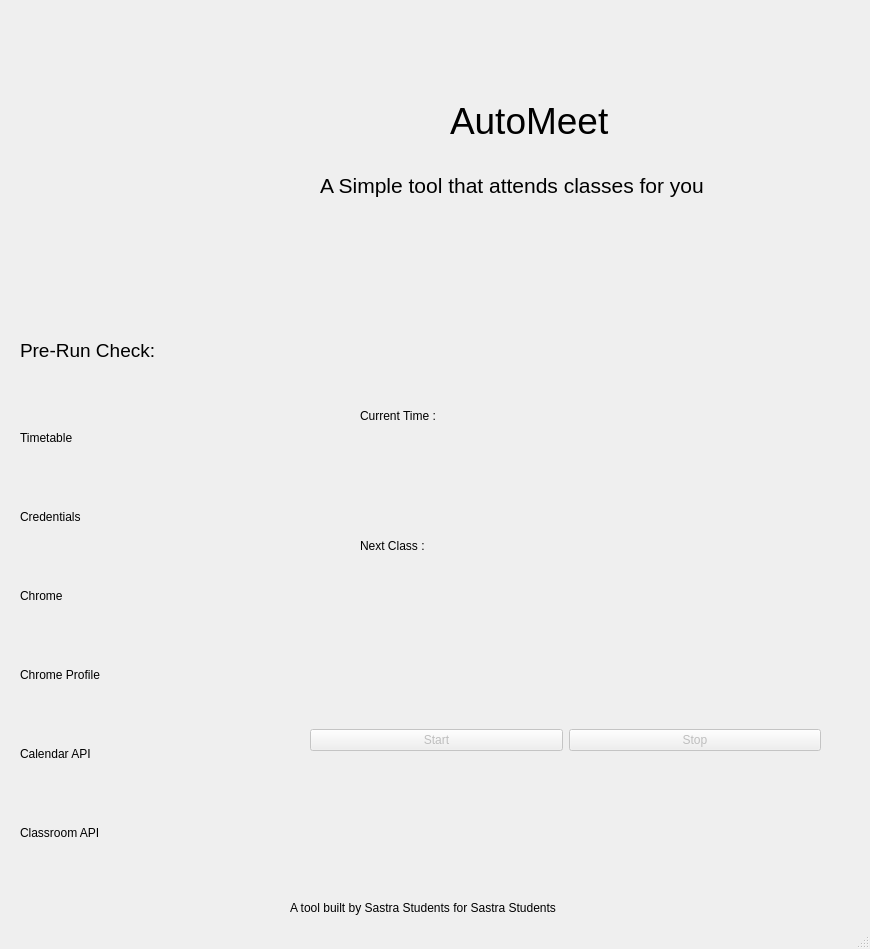
<?xml version="1.0" encoding="UTF-8"?>
<ui version="4.0">
 <class>AutoMeet</class>
 <widget class="QMainWindow" name="AutoMeet">
  <property name="geometry">
   <rect>
    <x>0</x>
    <y>0</y>
    <width>870</width>
    <height>949</height>
   </rect>
  </property>
  <property name="windowTitle">
   <string>AutoMeet</string>
  </property>
  <property name="windowIcon">
   <iconset>
    <normaloff>../automeet.png</normaloff>../automeet.png</iconset>
  </property>
  <widget class="QWidget" name="centralwidget">
   <widget class="QLabel" name="icon">
    <property name="geometry">
     <rect>
      <x>20</x>
      <y>-10</y>
      <width>281</width>
      <height>351</height>
     </rect>
    </property>
    <property name="text">
     <string/>
    </property>
    <property name="pixmap">
     <pixmap>../automeet.png</pixmap>
    </property>
   </widget>
   <widget class="QLabel" name="title">
    <property name="geometry">
     <rect>
      <x>450</x>
      <y>90</y>
      <width>211</width>
      <height>61</height>
     </rect>
    </property>
    <property name="font">
     <font>
      <pointsize>28</pointsize>
     </font>
    </property>
    <property name="text">
     <string>AutoMeet</string>
    </property>
    <property name="textFormat">
     <enum>Qt::PlainText</enum>
    </property>
   </widget>
   <widget class="QLabel" name="subtitle">
    <property name="geometry">
     <rect>
      <x>320</x>
      <y>160</y>
      <width>571</width>
      <height>51</height>
     </rect>
    </property>
    <property name="font">
     <font>
      <pointsize>16</pointsize>
     </font>
    </property>
    <property name="text">
     <string>A Simple tool that attends classes for you</string>
    </property>
   </widget>
   <widget class="QLabel" name="prerun">
    <property name="geometry">
     <rect>
      <x>20</x>
      <y>330</y>
      <width>171</width>
      <height>41</height>
     </rect>
    </property>
    <property name="font">
     <font>
      <pointsize>14</pointsize>
     </font>
    </property>
    <property name="text">
     <string>Pre-Run Check:</string>
    </property>
   </widget>
   <widget class="QWidget" name="gridLayoutWidget">
    <property name="geometry">
     <rect>
      <x>20</x>
      <y>400</y>
      <width>223</width>
      <height>471</height>
     </rect>
    </property>
    <layout class="QGridLayout" name="gridLayout">
     <item row="0" column="0">
      <widget class="QLabel" name="label_6">
       <property name="text">
        <string>Timetable</string>
       </property>
      </widget>
     </item>
     <item row="3" column="0">
      <widget class="QLabel" name="label_2">
       <property name="text">
        <string>Chrome Profile</string>
       </property>
      </widget>
     </item>
     <item row="1" column="0">
      <widget class="QLabel" name="label">
       <property name="text">
        <string>Credentials</string>
       </property>
      </widget>
     </item>
     <item row="2" column="0">
      <widget class="QLabel" name="label_3">
       <property name="text">
        <string>Chrome</string>
       </property>
      </widget>
     </item>
     <item row="5" column="0">
      <widget class="QLabel" name="label_4">
       <property name="text">
        <string>Calendar API</string>
       </property>
      </widget>
     </item>
     <item row="2" column="1">
      <layout class="QHBoxLayout" name="horizontalLayout_3">
       <item>
        <widget class="QLabel" name="chrome_cross">
         <property name="maximumSize">
          <size>
           <width>50</width>
           <height>50</height>
          </size>
         </property>
         <property name="text">
          <string/>
         </property>
         <property name="pixmap">
          <pixmap>../../../GUI Images/cross.png</pixmap>
         </property>
         <property name="scaledContents">
          <bool>true</bool>
         </property>
        </widget>
       </item>
       <item>
        <widget class="QLabel" name="chrome_tick">
         <property name="maximumSize">
          <size>
           <width>70</width>
           <height>70</height>
          </size>
         </property>
         <property name="sizeIncrement">
          <size>
           <width>0</width>
           <height>0</height>
          </size>
         </property>
         <property name="text">
          <string/>
         </property>
         <property name="pixmap">
          <pixmap>../../../GUI Images/green_tick.png</pixmap>
         </property>
         <property name="scaledContents">
          <bool>true</bool>
         </property>
        </widget>
       </item>
      </layout>
     </item>
     <item row="1" column="1">
      <layout class="QHBoxLayout" name="horizontalLayout_2">
       <item>
        <widget class="QLabel" name="cred_cross">
         <property name="maximumSize">
          <size>
           <width>50</width>
           <height>50</height>
          </size>
         </property>
         <property name="text">
          <string/>
         </property>
         <property name="pixmap">
          <pixmap>../../../GUI Images/cross.png</pixmap>
         </property>
         <property name="scaledContents">
          <bool>true</bool>
         </property>
        </widget>
       </item>
       <item>
        <widget class="QLabel" name="cred_tick">
         <property name="maximumSize">
          <size>
           <width>70</width>
           <height>70</height>
          </size>
         </property>
         <property name="sizeIncrement">
          <size>
           <width>0</width>
           <height>0</height>
          </size>
         </property>
         <property name="text">
          <string/>
         </property>
         <property name="pixmap">
          <pixmap>../../../GUI Images/green_tick.png</pixmap>
         </property>
         <property name="scaledContents">
          <bool>true</bool>
         </property>
        </widget>
       </item>
      </layout>
     </item>
     <item row="0" column="1">
      <layout class="QHBoxLayout" name="horizontalLayout">
       <item>
        <widget class="QLabel" name="tt_cross">
         <property name="maximumSize">
          <size>
           <width>50</width>
           <height>50</height>
          </size>
         </property>
         <property name="text">
          <string/>
         </property>
         <property name="pixmap">
          <pixmap>../../../GUI Images/cross.png</pixmap>
         </property>
         <property name="scaledContents">
          <bool>true</bool>
         </property>
        </widget>
       </item>
       <item>
        <widget class="QLabel" name="tt_tick">
         <property name="maximumSize">
          <size>
           <width>70</width>
           <height>70</height>
          </size>
         </property>
         <property name="sizeIncrement">
          <size>
           <width>0</width>
           <height>0</height>
          </size>
         </property>
         <property name="text">
          <string/>
         </property>
         <property name="pixmap">
          <pixmap>../../../GUI Images/green_tick.png</pixmap>
         </property>
         <property name="scaledContents">
          <bool>true</bool>
         </property>
        </widget>
       </item>
      </layout>
     </item>
     <item row="6" column="0">
      <widget class="QLabel" name="label_5">
       <property name="text">
        <string>Classroom API</string>
       </property>
      </widget>
     </item>
     <item row="3" column="1">
      <layout class="QHBoxLayout" name="horizontalLayout_4">
       <item>
        <widget class="QLabel" name="prof_cross">
         <property name="maximumSize">
          <size>
           <width>50</width>
           <height>50</height>
          </size>
         </property>
         <property name="text">
          <string/>
         </property>
         <property name="pixmap">
          <pixmap>../../../GUI Images/cross.png</pixmap>
         </property>
         <property name="scaledContents">
          <bool>true</bool>
         </property>
        </widget>
       </item>
       <item>
        <widget class="QLabel" name="prof_tick">
         <property name="maximumSize">
          <size>
           <width>70</width>
           <height>70</height>
          </size>
         </property>
         <property name="sizeIncrement">
          <size>
           <width>0</width>
           <height>0</height>
          </size>
         </property>
         <property name="text">
          <string/>
         </property>
         <property name="pixmap">
          <pixmap>../../../GUI Images/green_tick.png</pixmap>
         </property>
         <property name="scaledContents">
          <bool>true</bool>
         </property>
        </widget>
       </item>
      </layout>
     </item>
     <item row="5" column="1">
      <layout class="QHBoxLayout" name="horizontalLayout_5">
       <item>
        <widget class="QLabel" name="cal_cross">
         <property name="maximumSize">
          <size>
           <width>50</width>
           <height>50</height>
          </size>
         </property>
         <property name="text">
          <string/>
         </property>
         <property name="pixmap">
          <pixmap>../../../GUI Images/cross.png</pixmap>
         </property>
         <property name="scaledContents">
          <bool>true</bool>
         </property>
        </widget>
       </item>
       <item>
        <widget class="QLabel" name="cal_tick">
         <property name="maximumSize">
          <size>
           <width>70</width>
           <height>70</height>
          </size>
         </property>
         <property name="sizeIncrement">
          <size>
           <width>0</width>
           <height>0</height>
          </size>
         </property>
         <property name="text">
          <string/>
         </property>
         <property name="pixmap">
          <pixmap>../../../GUI Images/green_tick.png</pixmap>
         </property>
         <property name="scaledContents">
          <bool>true</bool>
         </property>
        </widget>
       </item>
      </layout>
     </item>
     <item row="6" column="1">
      <layout class="QHBoxLayout" name="horizontalLayout_6">
       <item>
        <widget class="QLabel" name="class_cross">
         <property name="maximumSize">
          <size>
           <width>50</width>
           <height>50</height>
          </size>
         </property>
         <property name="text">
          <string/>
         </property>
         <property name="pixmap">
          <pixmap>../../../GUI Images/cross.png</pixmap>
         </property>
         <property name="scaledContents">
          <bool>true</bool>
         </property>
        </widget>
       </item>
       <item>
        <widget class="QLabel" name="class_tick">
         <property name="maximumSize">
          <size>
           <width>70</width>
           <height>70</height>
          </size>
         </property>
         <property name="sizeIncrement">
          <size>
           <width>0</width>
           <height>0</height>
          </size>
         </property>
         <property name="text">
          <string/>
         </property>
         <property name="pixmap">
          <pixmap>../../../GUI Images/green_tick.png</pixmap>
         </property>
         <property name="scaledContents">
          <bool>true</bool>
         </property>
        </widget>
       </item>
      </layout>
     </item>
    </layout>
   </widget>
   <widget class="QWidget" name="horizontalLayoutWidget_7">
    <property name="geometry">
     <rect>
      <x>310</x>
      <y>680</y>
      <width>511</width>
      <height>121</height>
     </rect>
    </property>
    <layout class="QHBoxLayout" name="horizontalLayout_7">
     <item>
      <widget class="QPushButton" name="start">
       <property name="enabled">
        <bool>false</bool>
       </property>
       <property name="text">
        <string>Start</string>
       </property>
      </widget>
     </item>
     <item>
      <widget class="QPushButton" name="stop">
       <property name="enabled">
        <bool>false</bool>
       </property>
       <property name="text">
        <string>Stop</string>
       </property>
      </widget>
     </item>
    </layout>
   </widget>
   <widget class="QLabel" name="label_7">
    <property name="geometry">
     <rect>
      <x>290</x>
      <y>900</y>
      <width>291</width>
      <height>16</height>
     </rect>
    </property>
    <property name="focusPolicy">
     <enum>Qt::TabFocus</enum>
    </property>
    <property name="text">
     <string>A tool built by Sastra Students for Sastra Students</string>
    </property>
   </widget>
   <widget class="QLabel" name="currtime">
    <property name="geometry">
     <rect>
      <x>360</x>
      <y>380</y>
      <width>371</width>
      <height>71</height>
     </rect>
    </property>
    <property name="text">
     <string>Current Time : </string>
    </property>
   </widget>
   <widget class="QLabel" name="nxtclass">
    <property name="geometry">
     <rect>
      <x>360</x>
      <y>510</y>
      <width>371</width>
      <height>71</height>
     </rect>
    </property>
    <property name="text">
     <string>Next Class :</string>
    </property>
   </widget>
  </widget>
  <widget class="QStatusBar" name="statusbar"/>
 </widget>
 <resources/>
 <connections/>
</ui>
